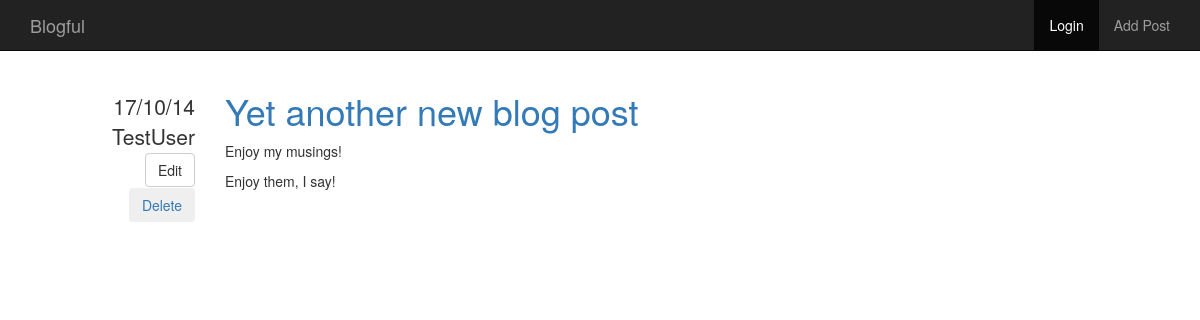
Page /post/27 on the committed database.
### blog/models.py (models this page shows)
class Post(Base):
	__tablename__ = "posts"
	id = Column(Integer, Sequence("post_id_sequence"), primary_key=True)
	title = Column(String(1024))
	content = Column(Text)
	datetime = Column(DateTime, default=datetime.datetime.now)
	author_id = Column(Integer, ForeignKey("users.id"))

class User(Base, UserMixin):
	__tablename__ = "users"
	id = Column(Integer, Sequence("user_id_sequence"), primary_key=True)
	name = Column(String(128))
	email = Column(String(128), unique=True)
	password = Column(String(128))
	posts = relationship("Post", backref="author")

### blog/views.py (the view)
@app.route('/post/<int:id>')
def view_single_post(id):
	post = session.query(Post).filter(Post.id == id).one()
	return render_template('post.html',
		post=post
		)

### blog/filters.py (called while the page is built)
@app.template_filter()
def dateformat(date, format):
	if not date:
		return None
	return date.strftime(format)

### blog/templates/post.html
{% import "macros.html" as macros %}
{% extends "base.html" %}
{% block content %}
{{ macros.render_post(post)}}
{% endblock %}

### blog/templates/macros.html (shortened to what this page needs)
{% macro render_post(post) %}
<div class="row">
	<div class="col-md-2 text-right metadata">
		<ul class="list-unstyled">
			<li>
				{{post.datetime | dateformat("%d/%m/%y") }}
			</li>
			<li>
				{{ post.author.name }}
			</li>
			<li>
				<a href="{{ url_for('edit_post_get', id=post.id) }} "><button type="button" class="btn btn-default">Edit</button></a>
			</li>
			<li>
				<a href="{{ url_for('delete_post_get', id=post.id) }} "><button type="button" class="btn btn-inverse">Delete</button></a>
			</li>
		</ul>
	</div>
	<div class="col-md-10">
		<h1 class="undecorate">
			<a href="{{ url_for('view_single_post', id=post.id) }}">{{ post.title }}</a>
		</h1>
		{{ post.content | safe }}
	</div>
</div>
{% endmacro %}

### blog/static/css/main.css (style rules this page uses)
div.metadata { margin-top: 20px; font-size: 1.5em; }
.undecorate a { text-decoration: none; }

### rows in the picture
Post: datetime "17/10/14", title "Yet another new blog post", content "Enjoy my musings! Enjoy them, I say!"
User: author.name "TestUser"
